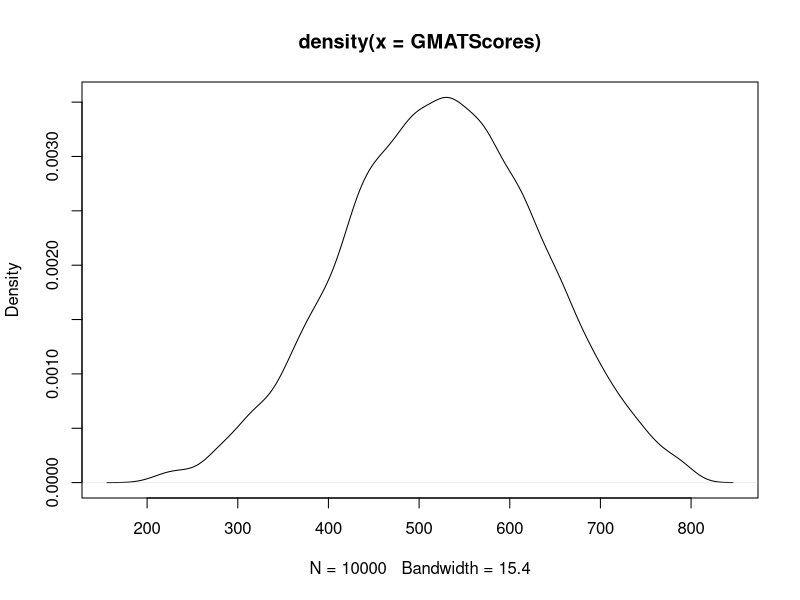
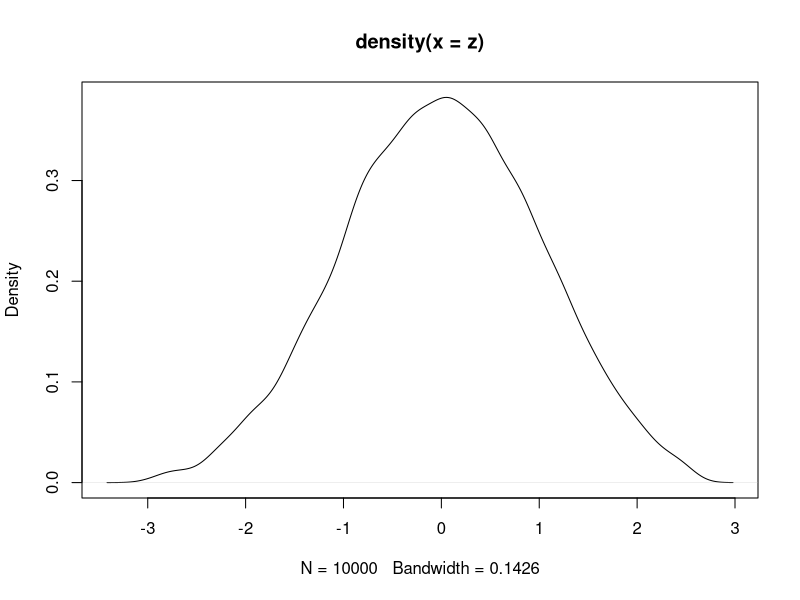
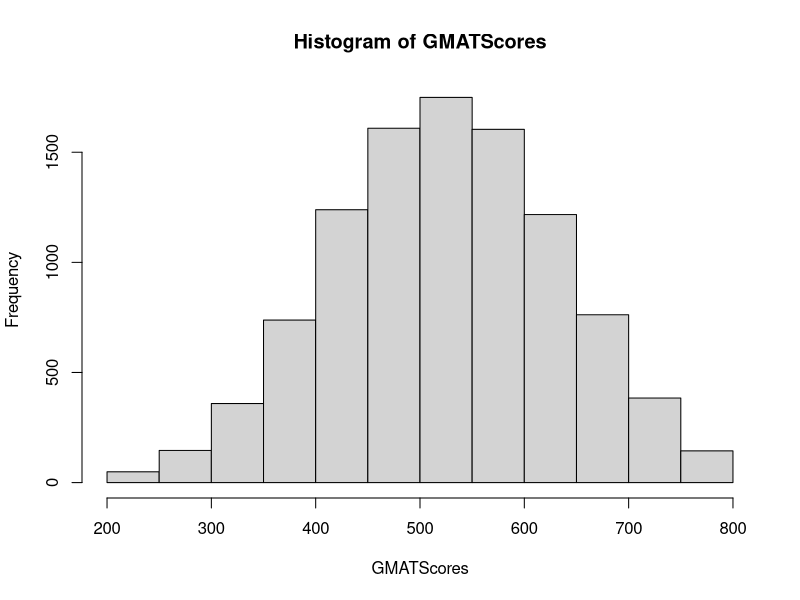
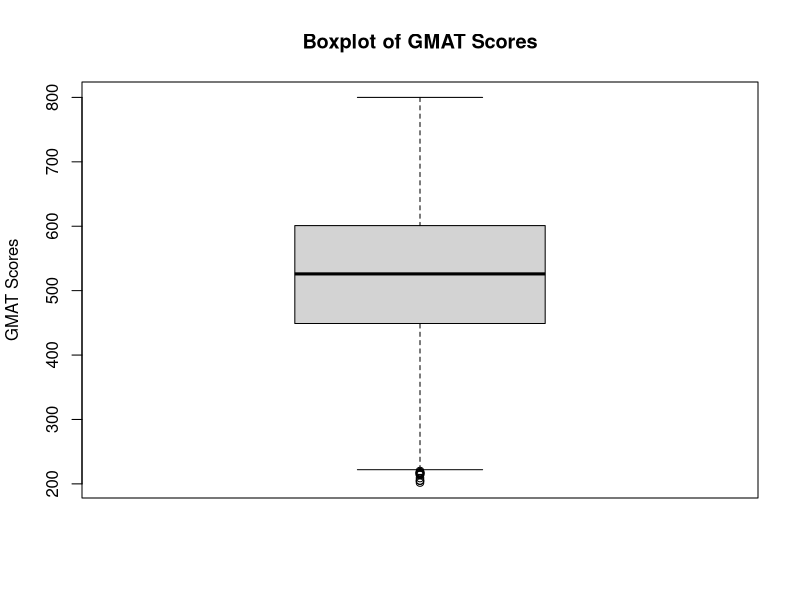

Here is the R script that generated these plots, in order:
install.packages("truncnorm") 
library(truncnorm) 
set.seed(25) 
GMATScores <- round(rtruncnorm(10000, a = 200, b =800 , mean = 527, sd = 112)) 
head(GMATScores) 
summary(GMATScores) 
round(sd(GMATScores))
plot(density(GMATScores))
m<-mean(GMATScores)
s<-sd(GMATScores)
##z=x-mean/std. dev.
z<-(GMATScores -m)/s
head(z)
plot(density(z))
hist(GMATScores)
boxplot(GMATScores, main="Boxplot of GMAT Scores", ylab="GMAT Scores") 
boxplot.stats(GMATScores)$out
result <- t.test(GMATScores, conf.level = 0.95)
confidence_interval <- result$conf.int 
cat("The 95% CI for the population mean is","(", paste(round(confidence_interval), sep = ""),")",".","\n")

alpha_level<-0.05 
n<-10000 
st_dev<-107.9
#Calculate lower and upper critical values  
c_l<-sqrt((n-1)/qchisq(alpha_level/2,n-1,lower.tail=FALSE)) 
c_u<-sqrt((n-1)/qchisq(alpha_level/2,n-1,lower.tail=TRUE)) 
# calculate lower and upper confidence interval for sd 
a<-st_dev*c_l 
b<-st_dev*c_u 
cat("The 95% CI for the population standard deviation 
is","(", paste(round(a), sep = ""),",", paste(round(b), sep = ""),")",".","\n")

## B=A U B/A, P(B)=P(A)+P(B/A), hence P(a)< or = P(B)
1-pnorm(500,524.5,107.9)
z<-(500-mean(GMATScores))/sd(GMATScores) 
z
1-pnorm(z,0,1)
score<- mean(GMATScores) + qnorm(0.95)*sd(GMATScores) 
score 
